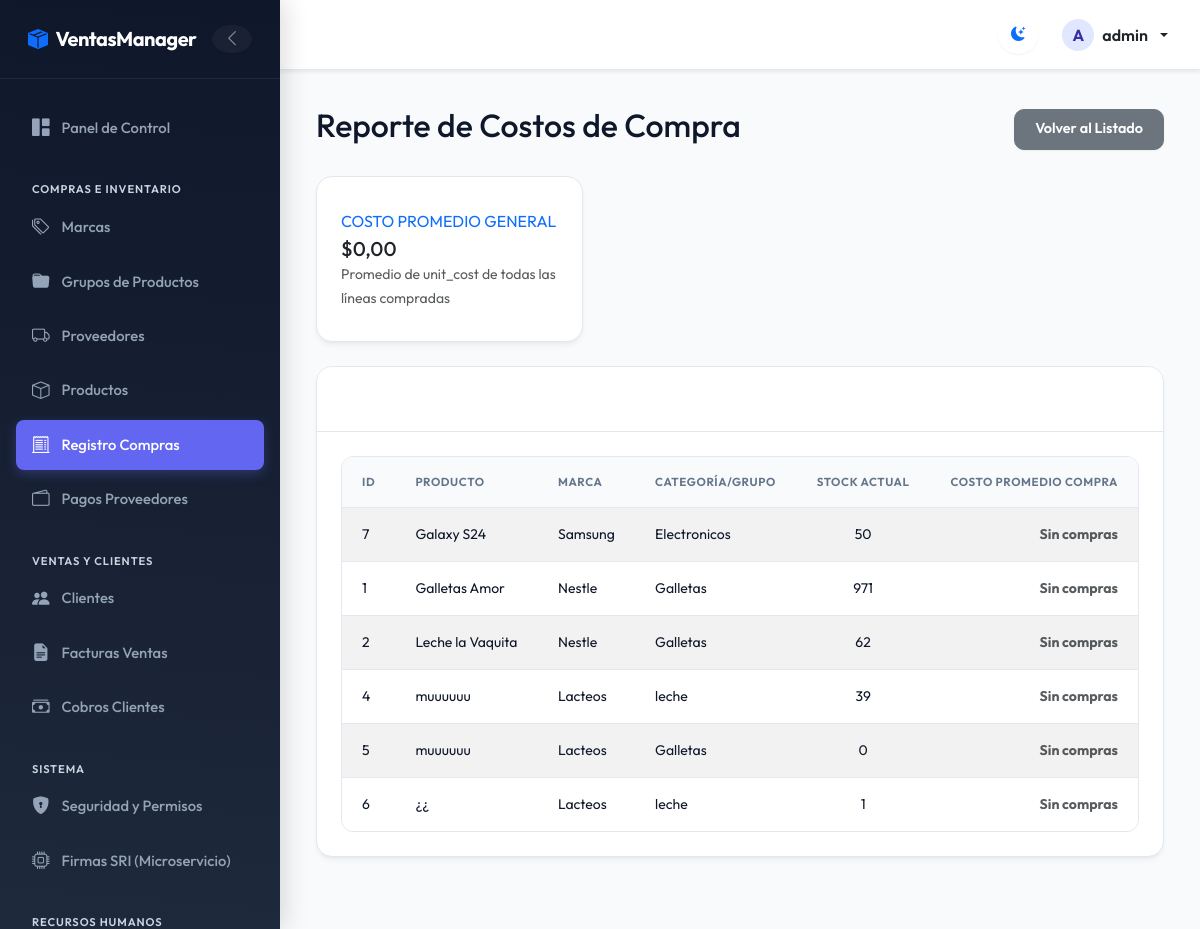
The page /purchases/report/ (signed in) on the database as committed earlier.
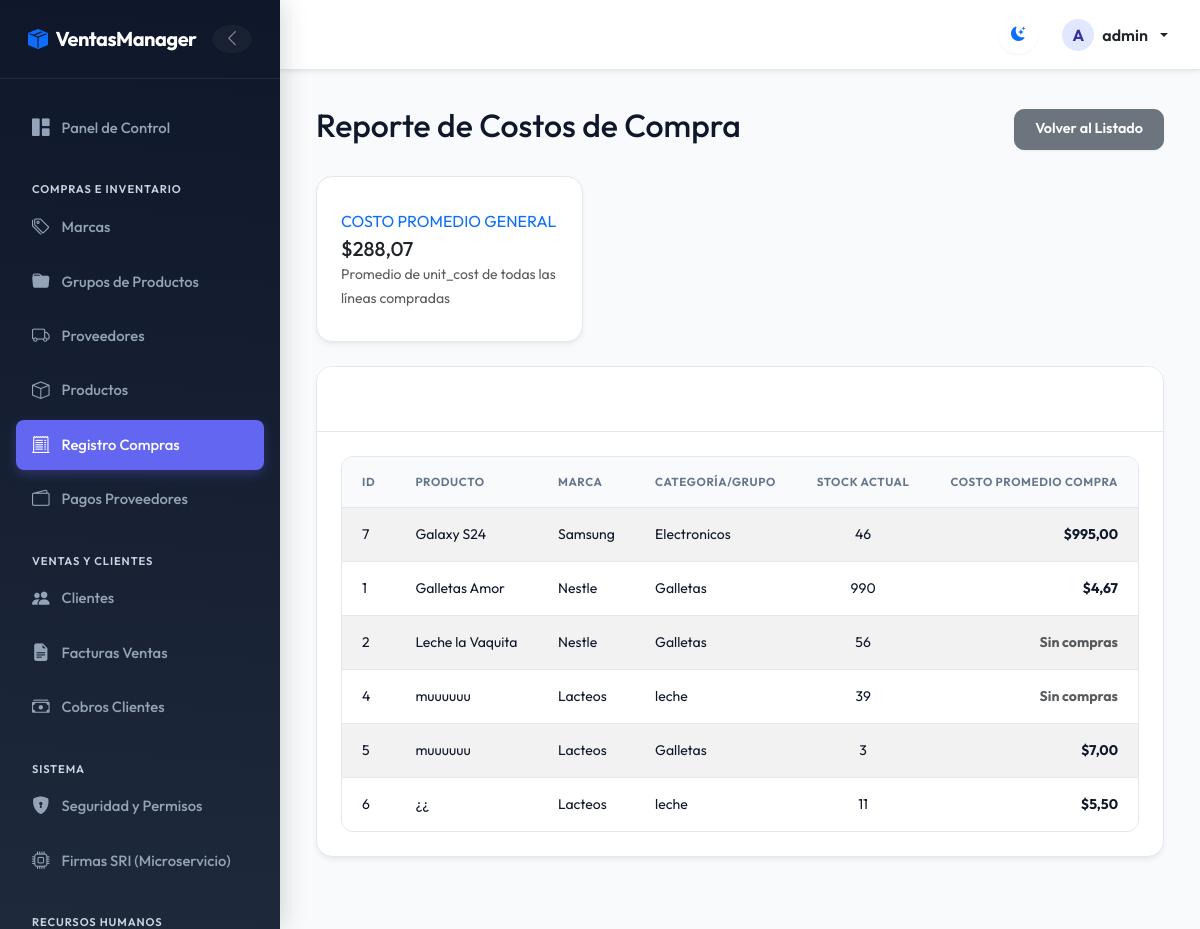
The same page on the database as committed later.
### billing/models.py (models this page shows, shortened)
class Product(models.Model):
    name = models.CharField(max_length=200, verbose_name='Product Name')
    description = models.TextField(default="", verbose_name='Descripción')
    brand = models.ForeignKey(Brand, on_delete=models.PROTECT, related_name='products')
    group = models.ForeignKey(ProductGroup, on_delete=models.PROTECT, related_name='products')
    suppliers = models.ManyToManyField(Supplier, related_name='products', blank=True)
    unit_price = models.DecimalField(max_digits=12, decimal_places=2)
    stock = models.IntegerField(default=0)
    image = models.ImageField(upload_to='products/', blank=True, null=True, verbose_name='Imagen')
    is_active = models.BooleanField(default=True)
    created_at = models.DateTimeField(auto_now_add=True)
    updated_at = models.DateTimeField(auto_now=True)
    class Meta:
        verbose_name = 'Product'
        verbose_name_plural = 'Products'
        ordering = ['name']
        permissions = [
            ("download_product_pdf", "Can download Product PDF report"),
            ("download_product_excel", "Can download Product Excel report"),
            ("detail_product", "Can view Product detail modal"),
        ]

class Brand(models.Model):
    name = models.CharField(max_length=100, unique=True, verbose_name='Brand Name')
    description = models.TextField(blank=True, null=True)
    image = models.ImageField(upload_to='brands/', blank=True, null=True, verbose_name='Imagen de Marca')
    is_active = models.BooleanField(default=True)
    created_at = models.DateTimeField(auto_now_add=True)
    updated_at = models.DateTimeField(auto_now=True)
    class Meta:
        verbose_name = 'Brand'
        verbose_name_plural = 'Brands'
        ordering = ['name']
        permissions = [
            ("download_brand_pdf", "Can download Brand PDF report"),
            ("download_brand_excel", "Can download Brand Excel report"),
            ("detail_brand", "Can view Brand detail modal"),
        ]

class ProductGroup(models.Model):
    name = models.CharField(max_length=100, unique=True, verbose_name='Group Name')
    is_active = models.BooleanField(default=True)
    created_at = models.DateTimeField(auto_now_add=True)
    updated_at = models.DateTimeField(auto_now=True)
    class Meta:
        verbose_name = 'Product Group'
        verbose_name_plural = 'Product Groups'
        ordering = ['name']
        permissions = [
            ("download_productgroup_pdf", "Can download ProductGroup PDF report"),
            ("download_productgroup_excel", "Can download ProductGroup Excel report"),
            ("detail_productgroup", "Can view ProductGroup detail modal"),
        ]

### purchasing/views.py (the view)
# urls.py: path('report/', views.purchase_report, name='purchase_report'),
@login_required
@permission_required('purchasing.view_purchase')
def purchase_report(request):
    products = Product.objects.annotate(
        avg_cost=Avg('purchase_details__unit_cost')
    ).select_related('brand', 'group').order_by('name')
    overall_avg = PurchaseDetail.objects.aggregate(avg_cost=Avg('unit_cost'))['avg_cost'] or Decimal('0.00')
    context = {
        'products': products,
        'overall_avg': overall_avg,
    }
    return render(request, 'purchasing/purchase_report.html', context)

### billing/context_processors.py (called while the page is built)
def sri_settings(request):
    sri_url = getattr(settings, 'SRI_MICROSERVICE_URL', 'https://sri-microservice.vercel.app/firmar-y-enviar')
    base_url = sri_url.rsplit('/', 1)[0]
    return {
        'SRI_MICROSERVICE_CONFIG_URL': f"{base_url}/configurar"
    }

### security/templatetags/security_tags.py (called while the page is built)
@register.filter(name='has_group')
def has_group(user, group_name):
    if not user.is_authenticated:
        return False
    if user.is_superuser:      # el superusuario ve todo
        return True
    return user.groups.filter(name=group_name).exists()

### purchasing/templates/purchasing/purchase_report.html (shortened to what this page needs)
{% extends 'billing/base.html' %}
{% block content %}
<div class="d-flex justify-content-between align-items-center mb-4">
  <h2>Reporte de Costos de Compra</h2>
  <a href="{% url 'purchasing:purchase_list' %}" class="btn btn-secondary">Volver al Listado</a>
</div>
<div class="row mb-4">
  <div class="col-md-4">
    <div class="card border-left-primary shadow h-100 py-2 border-primary border-3 border-top-0 border-right-0 border-bottom-0">
      <div class="card-body">
        <div class="row no-gutters align-items-center">
          <div class="col mr-2">
            <div class="text-xs font-weight-bold text-primary text-uppercase mb-1">
              Costo Promedio General
            </div>
            <div class="h5 mb-0 font-weight-bold text-gray-800">
              ${{ overall_avg|floatformat:2 }}
            </div>
            <small class="text-muted">Promedio de unit_cost de todas las líneas compradas</small>
          </div>
        </div>
      </div>
    </div>
  </div>
</div>
<div class="card shadow mb-4">
  <div class="card-header bg-dark text-white">
    <h5 class="mb-0">Costo Promedio de Adquisición por Producto</h5>
  </div>
  <div class="card-body p-0">
    <div class="table-responsive">
      <table class="table table-striped table-hover mb-0">
        <thead class="table-dark">
          <tr>
            <th>ID</th>
            <th>Producto</th>
            <th>Marca</th>
            <th>Categoría/Grupo</th>
            <th class="text-center">Stock Actual</th>
            <th class="text-end">Costo Promedio Compra</th>
          </tr>
        </thead>
        <tbody>
          {% for product in products %}
          <tr>
            <td>{{ product.id }}</td>
            <td>{{ product.name }}</td>
            <td>{{ product.brand.name }}</td>
            <td>{{ product.group.name }}</td>
            <td class="text-center">{{ product.stock }}</td>
            <td class="text-end fw-bold text-primary">
              {% if product.avg_cost %}
                ${{ product.avg_cost|floatformat:2 }}
              {% else %}
                <span class="text-muted">Sin compras</span>
              {% endif %}
            </td>
          </tr>
          {% empty %}
          <tr>
            <td colspan="6" class="text-center py-4">No hay productos en el sistema.</td>
          </tr>
          {% endfor %}
        </tbody>
      </table>
    </div>
  </div>
</div>
{% endblock %}

Rows that differ between the two databases and show on the page:
changed Product "Galaxy S24": stock "50" → "46"; avg_cost (not shown) → "995,00"; text "Sin compras" → "$"
changed Product "Galletas Amor": stock "971" → "990"; avg_cost (not shown) → "4,67"; text "Sin compras" → "$"
changed Product "Leche la Vaquita": stock "62" → "56"
changed Product id 5: stock "0" → "3"; avg_cost (not shown) → "7,00"; text "Sin compras" → "$"
changed Product id 6: stock "1" → "11"; avg_cost (not shown) → "5,50"; text "Sin compras" → "$"
Other text that changed with them:
{{ overall_avg|floatformat:2 }}: "0,00" → "288,07"
